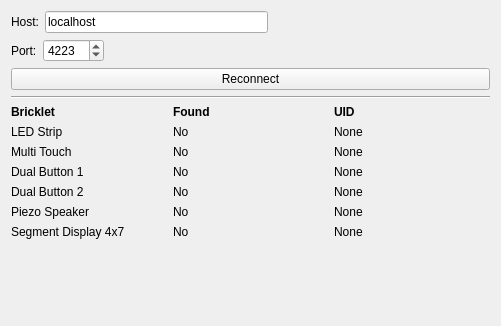
<?xml version="1.0" encoding="UTF-8"?>
<ui version="4.0">
 <class>Setup</class>
 <widget class="QWidget" name="Setup">
  <property name="geometry">
   <rect>
    <x>0</x>
    <y>0</y>
    <width>501</width>
    <height>326</height>
   </rect>
  </property>
  <property name="windowTitle">
   <string>Form</string>
  </property>
  <layout class="QHBoxLayout" name="horizontalLayout_2">
   <item>
    <layout class="QVBoxLayout" name="verticalLayout">
     <item>
      <layout class="QHBoxLayout" name="horizontalLayout">
       <item>
        <widget class="QLabel" name="label">
         <property name="text">
          <string>Host:</string>
         </property>
        </widget>
       </item>
       <item>
        <widget class="QLineEdit" name="edit_host">
         <property name="text">
          <string>localhost</string>
         </property>
        </widget>
       </item>
       <item>
        <spacer name="horizontalSpacer">
         <property name="orientation">
          <enum>Qt::Horizontal</enum>
         </property>
         <property name="sizeHint" stdset="0">
          <size>
           <width>40</width>
           <height>20</height>
          </size>
         </property>
        </spacer>
       </item>
      </layout>
     </item>
     <item>
      <layout class="QHBoxLayout" name="horizontalLayout_3">
       <item>
        <widget class="QLabel" name="label_2">
         <property name="text">
          <string>Port:</string>
         </property>
        </widget>
       </item>
       <item>
        <widget class="QSpinBox" name="spinbox_port">
         <property name="minimum">
          <number>1</number>
         </property>
         <property name="maximum">
          <number>65536</number>
         </property>
         <property name="value">
          <number>4223</number>
         </property>
        </widget>
       </item>
       <item>
        <spacer name="horizontalSpacer_2">
         <property name="orientation">
          <enum>Qt::Horizontal</enum>
         </property>
         <property name="sizeHint" stdset="0">
          <size>
           <width>40</width>
           <height>20</height>
          </size>
         </property>
        </spacer>
       </item>
      </layout>
     </item>
     <item>
      <layout class="QHBoxLayout" name="horizontalLayout_4">
       <item>
        <widget class="QPushButton" name="button_reconnect">
         <property name="text">
          <string>Reconnect</string>
         </property>
        </widget>
       </item>
      </layout>
     </item>
     <item>
      <widget class="Line" name="line">
       <property name="orientation">
        <enum>Qt::Horizontal</enum>
       </property>
      </widget>
     </item>
     <item>
      <layout class="QGridLayout" name="gridLayout">
       <item row="6" column="0">
        <widget class="QLabel" name="label_12">
         <property name="text">
          <string>Segment Display 4x7</string>
         </property>
        </widget>
       </item>
       <item row="2" column="1">
        <widget class="QLabel" name="label_multi_touch_found">
         <property name="text">
          <string>No</string>
         </property>
        </widget>
       </item>
       <item row="3" column="0">
        <widget class="QLabel" name="label_9">
         <property name="text">
          <string>Dual Button 1</string>
         </property>
        </widget>
       </item>
       <item row="4" column="0">
        <widget class="QLabel" name="label_10">
         <property name="text">
          <string>Dual Button 2</string>
         </property>
        </widget>
       </item>
       <item row="0" column="0">
        <widget class="QLabel" name="label_4">
         <property name="text">
          <string>&lt;html&gt;&lt;head/&gt;&lt;body&gt;&lt;p&gt;&lt;span style=&quot; font-weight:600;&quot;&gt;Bricklet&lt;/span&gt;&lt;/p&gt;&lt;/body&gt;&lt;/html&gt;</string>
         </property>
        </widget>
       </item>
       <item row="0" column="1">
        <widget class="QLabel" name="label_5">
         <property name="text">
          <string>&lt;html&gt;&lt;head/&gt;&lt;body&gt;&lt;p&gt;&lt;span style=&quot; font-weight:600;&quot;&gt;Found&lt;/span&gt;&lt;/p&gt;&lt;/body&gt;&lt;/html&gt;</string>
         </property>
        </widget>
       </item>
       <item row="0" column="2">
        <widget class="QLabel" name="label_6">
         <property name="text">
          <string>&lt;html&gt;&lt;head/&gt;&lt;body&gt;&lt;p&gt;&lt;span style=&quot; font-weight:600;&quot;&gt;UID&lt;/span&gt;&lt;/p&gt;&lt;/body&gt;&lt;/html&gt;</string>
         </property>
        </widget>
       </item>
       <item row="1" column="0">
        <widget class="QLabel" name="label_7">
         <property name="text">
          <string>LED Strip</string>
         </property>
        </widget>
       </item>
       <item row="2" column="0">
        <widget class="QLabel" name="label_8">
         <property name="text">
          <string>Multi Touch</string>
         </property>
        </widget>
       </item>
       <item row="5" column="0">
        <widget class="QLabel" name="label_11">
         <property name="text">
          <string>Piezo Speaker</string>
         </property>
        </widget>
       </item>
       <item row="1" column="1">
        <widget class="QLabel" name="label_led_strip_found">
         <property name="text">
          <string>No</string>
         </property>
        </widget>
       </item>
       <item row="3" column="1">
        <widget class="QLabel" name="label_dual_button1_found">
         <property name="text">
          <string>No</string>
         </property>
        </widget>
       </item>
       <item row="4" column="1">
        <widget class="QLabel" name="label_dual_button2_found">
         <property name="text">
          <string>No</string>
         </property>
        </widget>
       </item>
       <item row="5" column="1">
        <widget class="QLabel" name="label_piezo_speaker_found">
         <property name="text">
          <string>No</string>
         </property>
        </widget>
       </item>
       <item row="6" column="1">
        <widget class="QLabel" name="label_segment_display_found">
         <property name="text">
          <string>No</string>
         </property>
        </widget>
       </item>
       <item row="1" column="2">
        <widget class="QLabel" name="label_led_strip_uid">
         <property name="text">
          <string>None</string>
         </property>
        </widget>
       </item>
       <item row="2" column="2">
        <widget class="QLabel" name="label_multi_touch_uid">
         <property name="text">
          <string>None</string>
         </property>
        </widget>
       </item>
       <item row="3" column="2">
        <widget class="QLabel" name="label_dual_button1_uid">
         <property name="text">
          <string>None</string>
         </property>
        </widget>
       </item>
       <item row="4" column="2">
        <widget class="QLabel" name="label_dual_button2_uid">
         <property name="text">
          <string>None</string>
         </property>
        </widget>
       </item>
       <item row="5" column="2">
        <widget class="QLabel" name="label_piezo_speaker_uid">
         <property name="text">
          <string>None</string>
         </property>
        </widget>
       </item>
       <item row="6" column="2">
        <widget class="QLabel" name="label_segment_display_uid">
         <property name="text">
          <string>None</string>
         </property>
        </widget>
       </item>
      </layout>
     </item>
     <item>
      <spacer name="verticalSpacer">
       <property name="orientation">
        <enum>Qt::Vertical</enum>
       </property>
       <property name="sizeHint" stdset="0">
        <size>
         <width>20</width>
         <height>40</height>
        </size>
       </property>
      </spacer>
     </item>
    </layout>
   </item>
  </layout>
 </widget>
 <resources/>
 <connections/>
</ui>
